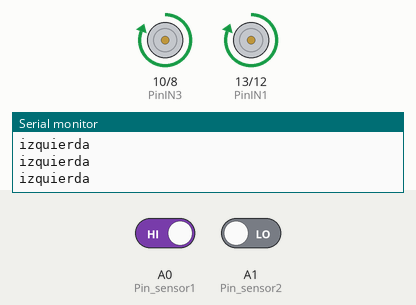
Recording of a sketch running on a simulated Arduino Uno, built with avr-gcc and run on an emulated ATmega328P. Shown: motor-driver pin pairs drawn as motors (green arrow = first pin HIGH = forward, orange = second pin HIGH = backward, longer = more drive), the last lines printed to the serial monitor. The inputs (shaded band) are chosen by the test bench; at power-on: A0 (Pin_sensor1) HIGH, A1 (Pin_sensor2) LOW.

Above: at 1.2 s.
1.3 s: A0 (Pin_sensor1) driven LOW
At 2.5 s:
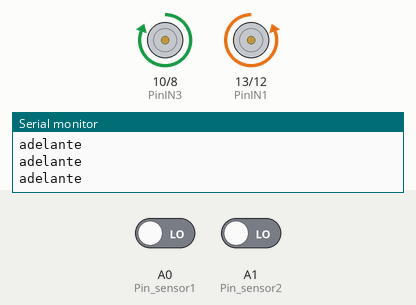
2.8 s: A1 (Pin_sensor2) driven HIGH
At 4.0 s:
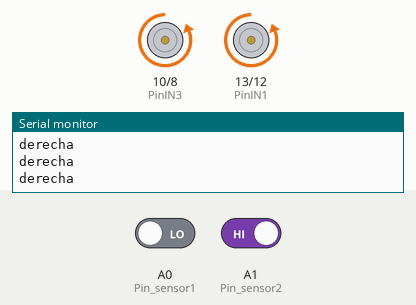
4.3 s: A0 (Pin_sensor1) driven HIGH
At 4.9 s:
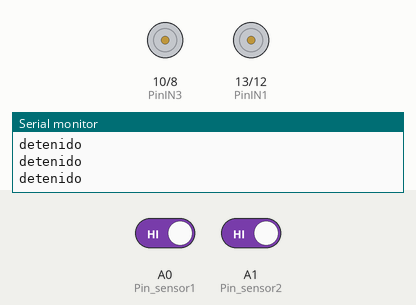
5.8 s: A1 (Pin_sensor2) driven LOW
At 6.4 s:
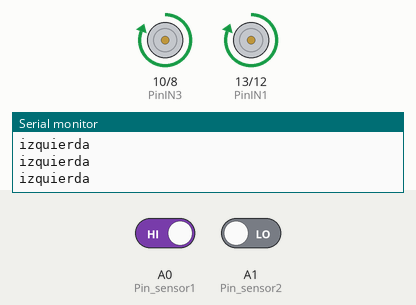
8.8 s: A0 (Pin_sensor1) driven LOW and A1 (Pin_sensor2) driven HIGH
At 9.8 s:
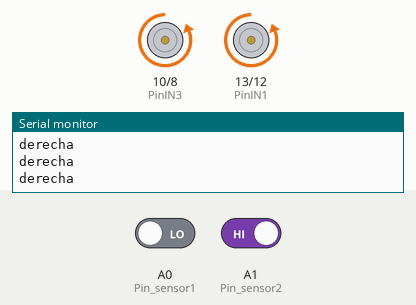
11.8 s: A0 (Pin_sensor1) driven HIGH and A1 (Pin_sensor2) driven LOW
At 13.1 s:
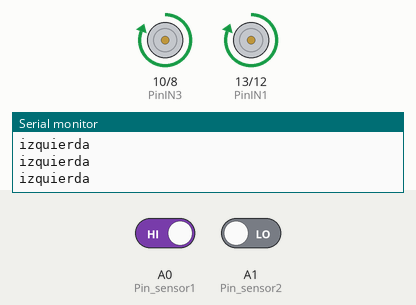
Timing chart, 0 to 14.8 s (numbered marks = the images above; inputs shaded):
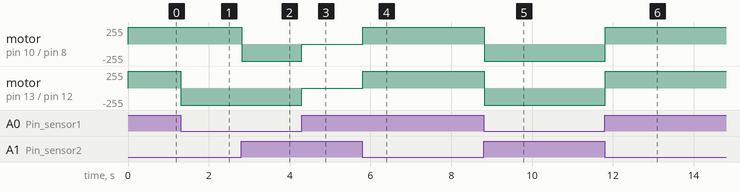

Measured:
- after the input at 1.3 s, motor on pin 13 (PinIN1) / pin 12 (PinIN2): forward 255/255 → backward 255/255 at once
- after the input at 2.8 s, motor on pin 10 (PinIN3) / pin 8 (PinIN4): forward 255/255 → backward 255/255 at once
- after the input at 4.3 s, motor on pin 10 (PinIN3) / pin 8 (PinIN4), motor on pin 13 (PinIN1) / pin 12 (PinIN2): backward 255/255 → stopped at once
- after the input at 5.8 s, motor on pin 10 (PinIN3) / pin 8 (PinIN4), motor on pin 13 (PinIN1) / pin 12 (PinIN2): stopped → forward 255/255 at once
- after the input at 8.8 s, motor on pin 10 (PinIN3) / pin 8 (PinIN4), motor on pin 13 (PinIN1) / pin 12 (PinIN2): forward 255/255 → backward 255/255 at once
- after the input at 11.8 s, motor on pin 10 (PinIN3) / pin 8 (PinIN4), motor on pin 13 (PinIN1) / pin 12 (PinIN2): backward 255/255 → forward 255/255 at once

The sketch:

SEGUIDOR_LINEA.ino
```cpp
/*
    Lo invito a que apoye mi trabajo suscribiéndose a mi canal de Youtube
    Robótica, impresión 3D y algo más. http://www.youtube.com/subscription_center?add_user=cmarinv2005
    CODIGO LIBRE PARA UTILIZAR COMO QUIERAS
*/

// *** DECLARAMOS LAS VARIABLES QUE VAMOS A UTILIZAR   ***
static int PinIN1 = 13;
static int PinIN2 = 12;
static int PinIN3 = 10;
static int PinIN4 = 8;
static int Pin_sensor1 = A0;   // Con este pin recogemos las señales del sensor
static int Pin_sensor2 = A1;   // Con este pin recogemos las señales del sensor

void setup() {
  Serial.begin(9600);               //iniciamos las comunicaciones con el puerto serie para el monitor serie
  pinMode(PinIN1, OUTPUT);
  pinMode(PinIN2, OUTPUT);
  pinMode(PinIN3, OUTPUT);
  pinMode(PinIN4, OUTPUT);
  pinMode(Pin_sensor1, INPUT);       //definimos el pin que vamos a utilizar como entrada para el sensor izquierdo
  pinMode(Pin_sensor2, INPUT);       //definimos el pin que vamos a utilizar como entrada para el sensor derecho
}

void loop() {

  int value1 = 0;                        // Variable temporal que usaremos para recoger la señal del sensor izquierdo
  int value2 = 0;                        // Variable temporal que usaremos para recoger la señal del sensor derecho
  value1 = digitalRead(Pin_sensor1);     // lectura digital de pin del sensor1
  value2 = digitalRead(Pin_sensor2);     // lectura digital de pin del sensor2

  if (value1 == LOW && value2 == LOW)
  {
    Serial.println("adelante");
    MotorAdelante();
  }

  if (value1 == HIGH && value2 == HIGH)
  {
    Serial.println("detenido");
    MotorStop();
  }

   if (value1 == HIGH && value2 == LOW) // Si el sensor izuierdo detecta una zona oscura
    {
     Serial.println("izquierda");
     MotorIzquierda();
    }

   if (value2 == HIGH && value1 == LOW) // Si el sensor derecho detecta una zona oscura
    {
     Serial.println("derecha");
     MotorDerecha();
    }

  delay(20);                             // Hacemos una pausa en milisegundos, de forma que leemos el sensor cada dicho tiempo
}

  void MotorIzquierda()
  {
  digitalWrite (PinIN1, HIGH);            // Motor Izquierdo atras
  digitalWrite (PinIN2, LOW);
  digitalWrite (PinIN3, HIGH);            // Motor Derecho adelante
  digitalWrite (PinIN4, LOW);
  }

  void MotorDerecha()
  {
  digitalWrite (PinIN1, LOW);             // Motor Izquierdo adelante
  digitalWrite (PinIN2, HIGH);
  digitalWrite (PinIN3, LOW);             // Motor Derecho atras
  digitalWrite (PinIN4, HIGH);
  }

  void MotorAdelante()
  {
  digitalWrite (PinIN1, LOW);             // Motor Izquierdo adelante
  digitalWrite (PinIN2, HIGH);
  digitalWrite (PinIN3, HIGH);            // Motor Derecho adelante
  digitalWrite (PinIN4, LOW);
  }

  void MotorStop()
  {
  digitalWrite (PinIN1, LOW);             // Motor Izquierdo detenido
  digitalWrite (PinIN2, LOW);
  digitalWrite (PinIN3, LOW);             // Motor Derecho detenido
  digitalWrite (PinIN4, LOW);

  }
```
